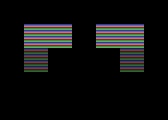

The image is a tile-based game level rendered from a .tmx file. Its description and source (layers, tilesets, objects; grid data summarised) follow:
An orthogonal 7x5 tile map with 24x24 px tiles, 3 tile layers (Regions, Input_set, InputNot_set), 3 hidden layers not drawn, 2 tilesets.

<map version="1.4" tiledversion="1.4.2" orientation="orthogonal" renderorder="right-down" width="7" height="5" tilewidth="24" tileheight="24" infinite="0" nextlayerid="7" nextobjectid="1">
 <tileset firstgid="1" name="sewer_tileset" tilewidth="24" tileheight="24" tilecount="72" columns="8">
  <image source="../sewer_tileset.png" trans="ff00ff" width="192" height="217" />
 </tileset>
 <tileset firstgid="73" name="rules_sewers" tilewidth="24" tileheight="24" tilecount="6" columns="3">
  <image source="rules_sewers.png" width="72" height="48" />
 </tileset>
 <layer id="1" name="Regions" width="7" height="5">
  <data>[35 cells, 12 non-empty, 1 distinct tile ids]</data>
 </layer>
 <layer id="2" name="Input_set" width="7" height="5">
  <data>[35 cells, 6 non-empty, 1 distinct tile ids]</data>
 </layer>
 <layer id="3" name="InputNot_set" width="7" height="5" opacity="0.44">
  <data>[35 cells, 2 non-empty, 1 distinct tile ids]</data>
 </layer>
 <layer id="4" name="Output_Ground" width="7" height="5" visible="0">
  <data>[35 cells, 2 non-empty, 1 distinct tile ids]</data>
 </layer>
 <layer id="5" name="Output_Over" width="7" height="5" visible="0">
  <data>[35 cells, 2 non-empty, 1 distinct tile ids]</data>
 </layer>
 <layer id="6" name="Output_Over2" width="7" height="5" visible="0">
  <data>[35 cells, 2 non-empty, 2 distinct tile ids]</data>
 </layer>
</map>
